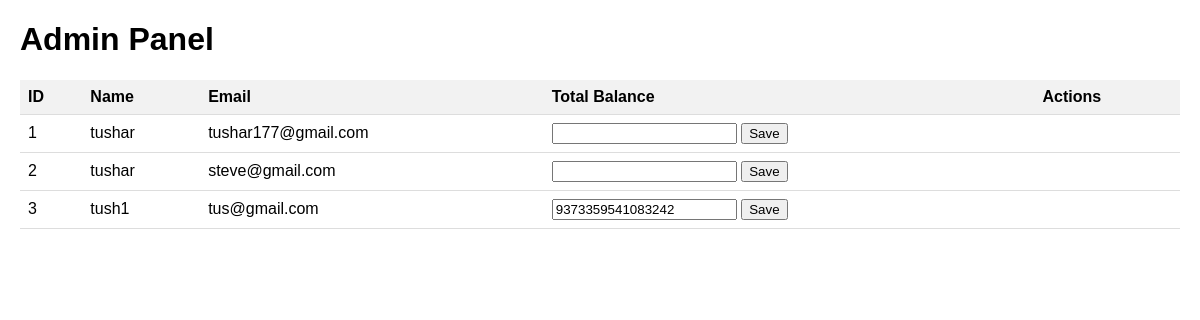
The page /server on the database as committed earlier.
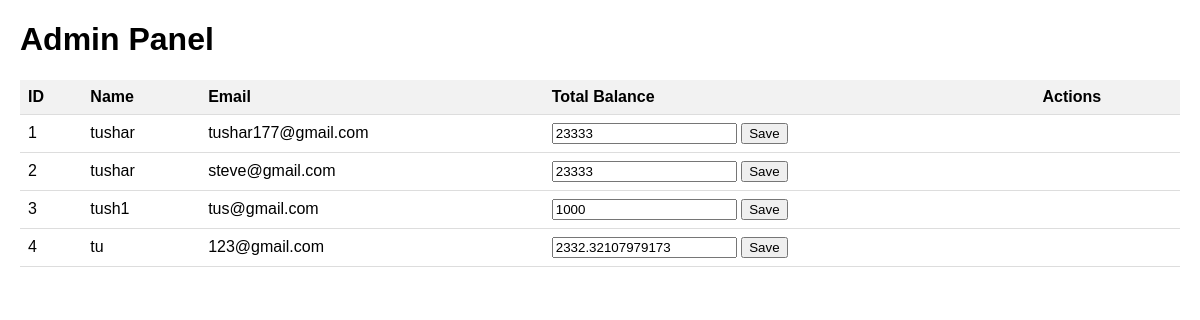
The same page on the database as committed later.
### server/models.py (models this page shows)
class User(UserMixin, db.Model):
    id = db.Column(db.Integer, primary_key=True)
    email = db.Column(db.String(100), unique=True)
    password = db.Column(db.String(100))
    name = db.Column(db.String(1000))
    total_balance = db.Column(db.Integer, default=100000)
    stocks = relationship("User_Stocks", backref="User")

### server/admin.py (the view)
@ad.route("/server")
def admin():
    users = User.query.all()
    return render_template("admin.html", users=users)

### server/templates/admin.html (shortened to what this page needs)
<!doctype html>
<html>
  <head>
  </head>
  <body>
    <h1>Admin Panel</h1>
    <table>
      <thead>
        <tr>
          <th>ID</th>
          <th>Name</th>
          <th>Email</th>
          <th>Total Balance</th>
          <th>Actions</th>
        </tr>
      </thead>
      <tbody>
        {% for user in users %}
        <tr>
          <td>{{ user.id }}</td>
          <td>{{ user.name }}</td>
          <td>{{ user.email }}</td>
          <td>
            <form
              method="POST"
              action="{{ url_for('admin.admin', user_id=user.id) }}"
            >
              <input
                type="number"
                name="total_balance"
                value="{{ user.total_balance }}"
                required
              />
              <input type="submit" value="Save" />
            </form>
          </td>
          <td></td>
        </tr>
        {% endfor %}
      </tbody>
    </table>
  </body>
</html>

### server/templates/admin.html (style rules this page uses)
body { font-family: Arial, sans-serif; margin: 20px; }
table { border-collapse: collapse; width: 100%; }
th, td { padding: 8px; text-align: left; border-bottom: 1px solid #ddd; }
th { background-color: #f2f2f2; }

Rows that differ between the two databases and show on the page:
changed User "tushar177@gmail.com": total_balance (not shown) → "23333"
changed User "steve@gmail.com": total_balance (not shown) → "23333"
changed User "tush1": total_balance "9373359541083242" → "1000"
added User: id "4", name "tu", email "123@gmail.com", total_balance "2332.32107979173"
